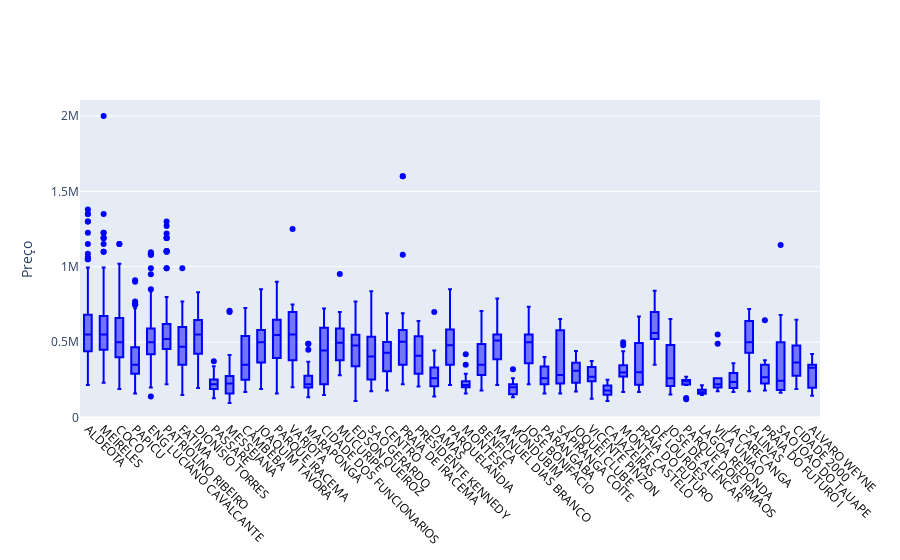

Source (notebook cell):
### Markdown cell above
Nós já temos algumas informacoes sobre quartis, minimos, maximas e medias para a maioria dos valores de nossas variaveis. Entretanto para uma analise mais visual, iremos gerar um **box plot**.

### Code cell
lista = bairros6.index.tolist()

trace1 = go.Box(
    y=df_47.price,
    x=df_47.Bairro,
    #name='kale',
    marker=dict(
        color='blue'
    )
)
data = [trace1]
layout = go.Layout(
       #title = 'Quantidade de Aptos por Bairro',
       yaxis = {'title': 'Preço'},
       barmode='stack',
       height = 700,
       xaxis=dict(
       categoryorder='array',
       categoryarray=lista,
       titlefont=dict(
         size=6,
         color='black'),
       showticklabels=True,
       tickfont=dict(
        size=12,
        color='black',
        ),
    tickangle=45,
   
    ),
)   
print (len(lista))
fig = go.Figure(data=data, layout=layout)
fig.show()

### Figure 1 — Plotly figure (JSON) as saved in the notebook; plotly's stock layout.template omitted (floating-point values rounded to 4 significant figures; data arrays with more than 128 entries replaced by an {"elided": "..."} marker saying what was removed)
{"data": [{"marker": {"color": "blue"}, "type": "box", "x": {"elided": "2553 str values"}, "y": {"elided": "2553 int values"}}], "layout": {"autosize": true, "barmode": "stack", "xaxis": {"autorange": true, "categoryarray": ["ALDEOTA", "MEIRELES", "COCO", "PAPICU", "ENG LUCIANO CAVALCANTE", "PATRIOLINO RIBEIRO", "FATIMA", "DIONISIO TORRES", "PASSARE", "MESSEJANA", "CAMBEBA", "JOAQUIM TAVORA", "PARQUE IRACEMA", "VARJOTA", "MARAPONGA", "CIDADE DOS FUNCIONARIOS", "MUCURIPE", "EDSON QUEIROZ", "SAO GERARDO", "CENTRO", "PRAIA DE IRACEMA", "PRESIDENTE KENNEDY", "DAMAS", "PARQUELANDIA", "MONTESE", "BENFICA", "MANUEL DIAS BRANCO", "MONDUBIM", "JOSE BONIFACIO", "PARANGABA", "SAPIRANGA COITE", "JOQUEI CLUBE", "VICENTE PINZON", "CAJAZEIRAS", "MONTE CASTELO", "PRAIA DO FUTURO", "DE LOURDES", "JOSE DE ALENCAR", "PARQUE DOIS IRMAOS", "LAGOA REDONDA", "VILA UNIAO", "JACARECANGA", "SALINAS", "PRAIA DO FUTURO I", "SAO JOAO DO TAUAPE", "CIDADE 2000", "ALVARO WEYNE"], "categoryorder": "array", "range": [-0.5, 46.5], "showticklabels": true, "tickangle": 45, "tickfont": {"color": "black", "size": 12}, "title": {"font": {"color": "black", "size": 6}}, "type": "category"}, "yaxis": {"autorange": true, "range": [-9778.0, 2106000.0], "title": {"text": "Preço"}, "type": "linear"}}}
